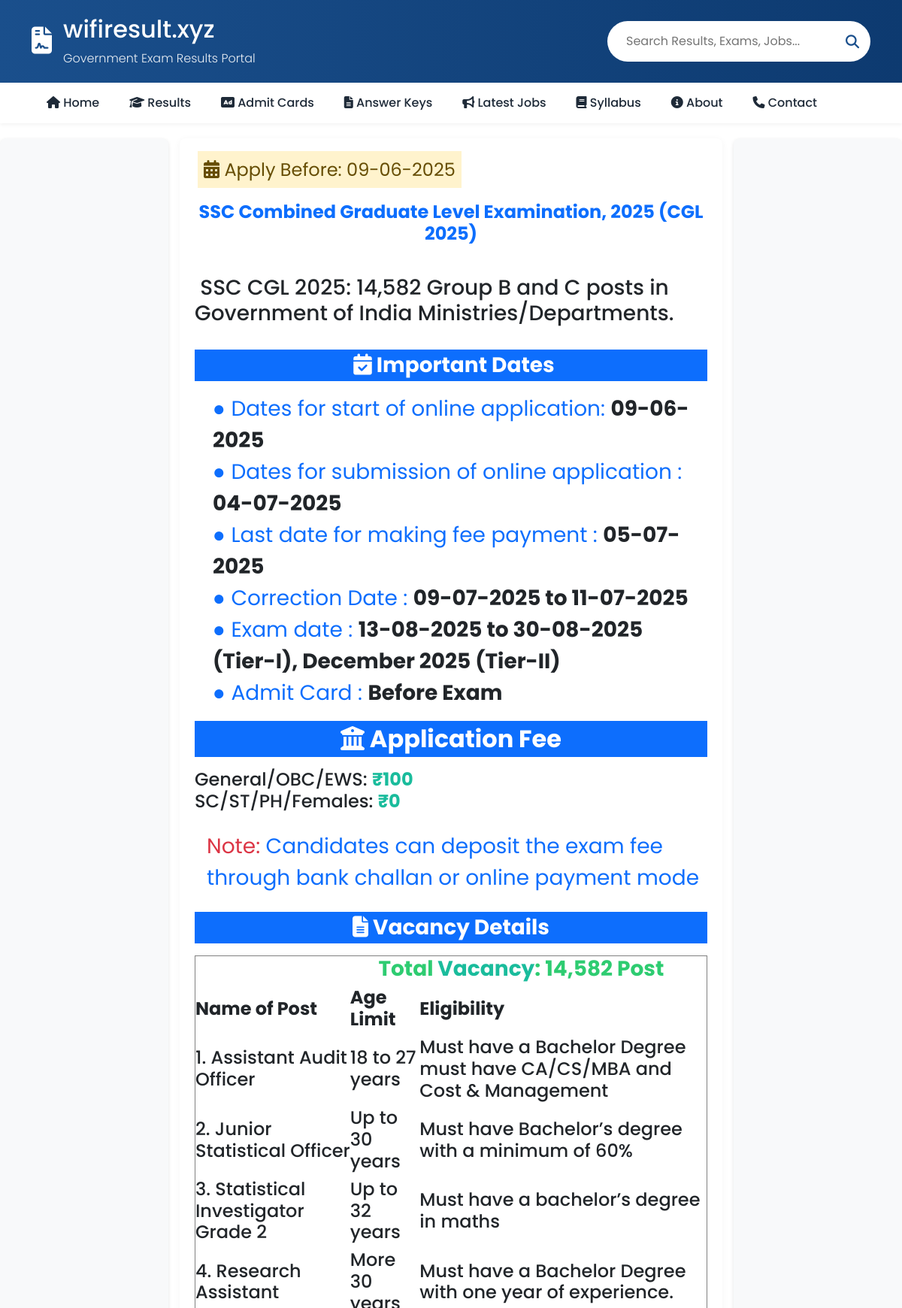
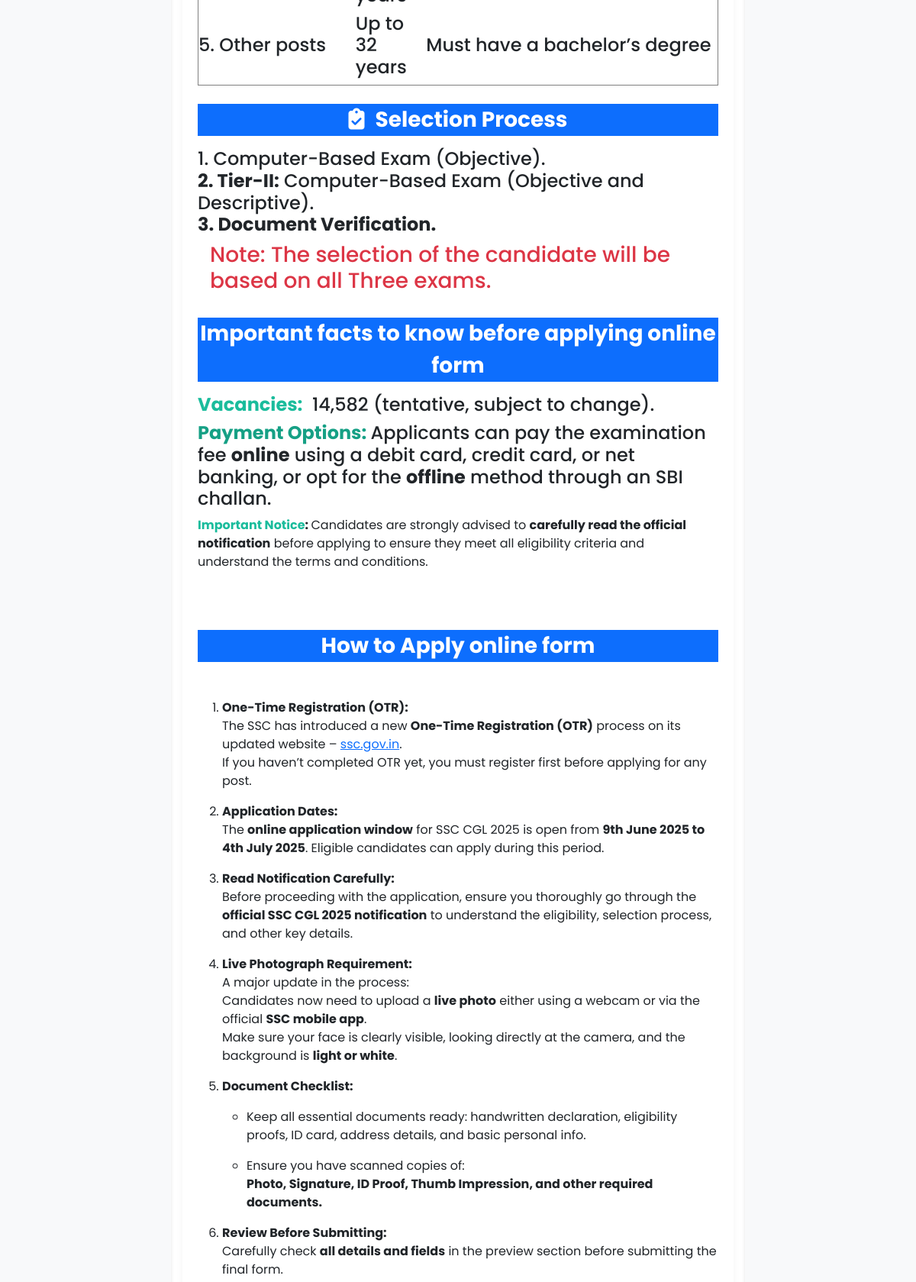
The app's page /jobs/ssc-combined-graduate-lavel-examination-2025/ (upper part) with its own data (2 pictures, top to bottom).
### wifiapp1/models.py (models this page shows, shortened)
class Job(models.Model):
    title = models.CharField(max_length=100, blank=True, null=True)
    meta_description = models.TextField(max_length=300, blank=True, null=True)
    meta_keywords = models.TextField(max_length=300,blank=True, null=True)
    schema = models.TextField(blank=True, null=True)
    og_image = models.ImageField(upload_to='og_images/', blank=True, null=True, help_text="Open Graph image for social sharing")
    og_image_alt = models.CharField(max_length=255,blank=True,null=True,help_text="Alternate text for OG Image (used in og:image:alt)")
    updated_at = models.DateTimeField(auto_now=True)  # automatic on update
    apply_date = models.CharField(blank=True, null=True)
    vacancy_title = models.TextField(max_length=250, blank=True, null=True)
    vacancy_name = RichTextField(blank=True, null=True)
    online_application_date= models.CharField(blank=True, null=True)
    online_last_date = models.CharField(max_length=100,blank=True, null=True)
    receipt_of_application = models.CharField(blank=True, null=True)
    last_date_fee = models.CharField(max_length=100,blank=True, null=True)
    correction_date = models.CharField(max_length=100,blank=True, null=True)
    exam_date = models.CharField(max_length=100,blank=True, null=True)
    admit_card_available = models.CharField(max_length=100,blank=True, null=True)
    answerkey_available_date = models.CharField(max_length=100,blank=True, null=True)
    result_available = models.CharField(max_length=100,blank=True, null=True)
    final_result_available = models.CharField(max_length=100,blank=True, null=True)
    applecation_fee= RichTextField(blank=True, null=True)
    vacancy_details = RichTextField()
    eligibility_criteria=RichTextField(blank=True, null=True)
    selection_process= RichTextField()
    important_information= RichTextField()
    how_to_apply= RichTextField()
    apply_online_link=models.URLField(blank=True, null=True)
    admitcard_link=models.URLField(blank=True, null=True)
    answerkeyI_link=models.URLField(blank=True, null=True)
    answerkeyII_link=models.URLField(blank=True, null=True)
    result_link=models.URLField(blank=True, null=True)
    resultI_link=models.URLField(blank=True, null=True)
    resultII_link=models.URLField(blank=True, null=True)
    result_final_link=models.URLField(blank=True, null=True)
    notification_link=models.URLField(blank=True, null=True)
    officialwebsite_link=models.URLField(blank=True, null=True)
    slug=models.SlugField(unique=True, blank=True)
    active = models.BooleanField(default=True)

### wifiapp1/views.py (the view)
# urls.py: path("jobs/<slug:slug>/", views.jobpost, name="jobpost"),
def jobpost(request, slug):
    job = get_object_or_404(Job, slug=slug)
    return render(request, "job/jobslug.html", {"job": job,})

### templates/job/jobslug.html (shortened to what this page needs)
{% extends "basefile/base.html" %}
{% load static %}
{% block seo %}
<link rel="stylesheet" href="https://cdnjs.cloudflare.com/ajax/libs/font-awesome/6.4.0/css/all.min.css">
<link rel="stylesheet" href="{% static 'css/base.css' %}">
{% endblock seo %}
{% block body %}
<main>
    <div class="main-left"></div>
    <div class="main-between">
        <br>
        {% if job.apply_date %}
        <div class="bg-warning-subtle d-inline p-2 ms-1 fs-4 text-warning-emphasis">
            <i class="fas fa-calendar-alt"></i> Apply Before: {{job.apply_date}}
        </div>
        {% endif %}
        <br> <br>
        {% if job.vacancy_title %}
        <h4 class="fw-bold text-primary text-center fs-4">{{job.vacancy_title}}</h4>
        {% endif %}
        <br>
        {% if job.vacancy_name %}
        <h2>{{job.vacancy_name|safe}}</h2>
        {% endif %}
        <br>
        <div class="bg-primary text-white text-center fw-bold fs-3 text-center-mobile">
            <i class="fas fa-calendar-check text-white ms-2"></i> Important Dates
        </div>
        {% if job.online_application_date %}
        <div class="text-primary ms-4 fs-3 mt-3">
            ● Dates for start of online application:
            <span class="text-dark fw-bold">{{job.online_application_date}}</span>
        </div>
        {% endif %}
   {% if job.online_last_date %}
     <div class="text-primary ms-4 fs-3"> ● Dates for submission of online application : <span class="text-dark fw-bold">  {{job.online_last_date}}  </span></div>
    {% endif %}
    {% if job.last_date_fee %}
       <div class="text-primary ms-4 fs-3"> ● Last date for making fee payment  : <span class="text-dark fw-bold">  {{job.last_date_fee}}    </span></div>
    {% endif %}
    {% if job.correction_date %}
         <div class="text-primary ms-4 fs-3">●  Correction Date  : <span class="text-dark fw-bold"> {{job.correction_date}}   </span></div>
    {% endif %}
    {% if job.exam_date %}
          <div class="text-primary ms-4 fs-3">  ● Exam date  : <span class="text-dark fw-bold">{{job.exam_date}}   </span></div>
    {% endif %}
    {% if job.admit_card_available %}
           <div class="text-primary ms-4 fs-3">● Admit Card   : <span class="text-dark fw-bold">{{job.admit_card_available}}  </span></div>
           {% endif %}
          {% if job.applecation_fee %}
        <div class="text-dark fs-2 bg-primary text-white fw-bold text-center text-center-mobile mb-3 mt-3">
            <i class="fas fa-university"></i> Application Fee</div>
        {{job.applecation_fee|safe}}
        {% endif %}
        <div class="text-primary ms-3 fs-3 mt-4">
            <span class="text-danger fs-3">Note:</span>
            Candidates can deposit the exam fee through bank challan or online payment mode
        </div>
        <br>
        {% if job.vacancy_details %}
        <div class="text-success fs-3 mb-3 text-center bg-primary text-white fw-bold text-center-mobile">
            <i class="fas fa-file-alt text-white"></i> Vacancy Details</div>
        {{job.vacancy_details|safe}}
        {% endif %}
        <br>
        {% if job.selection_process %}
        <div class="fs-3 text-center bg-primary text-white fw-bold text-center-mobile mb-3">
 <i class="fas fa-clipboard-check me-2"></i> Selection Process</div>
        {{job.selection_process|safe}}
        {% endif %}
        <div class="text-danger h3 ms-3">
            <span>Note:</span> The selection of the candidate will be based on all Three exams.
        </div>
        <br>
        {% if job.important_information %}
        <div class="fs-3 mb-3 bg-primary text-center text-white fw-bold text-center-mobile">
            Important facts to know before applying online form</div>
        {{job.important_information|safe}}
        {% endif %}
        <br>
        {% if job.how_to_apply %}
        <div class="bg-primary text-white fs-3 text-center text-center-mobile mb-3 fw-bold">
            How to Apply online form</div>
        {{job.how_to_apply|safe}}
        <br>
        {% endif %}
        </div>
        <br>
    <div class="main-right">
    </div>
</main>
{% endblock body %}

### static/css/base.css (style rules this page uses)
:root { --primary: #1a4f8c; --secondary: #ff6b00; --accent: #00a651; --light: #f5f8fa; --dark: #1e2a38; --danger: #e74c3c; --success: #2ecc71; --warning: #f39c12; }
* { margin: 0; padding: 0; box-sizing: border-box; font-family: 'Poppins', sans-serif; }
body { background-color: #f0f2f5; color: #333; line-height: 1.6; }

### templates/job/jobslug.html (style rules this page uses)
main { width: 100%; display: flex; flex-wrap: wrap; margin: 20px auto; }
.main-left, .main-right { flex: 0 0 14rem; background-color: #f8f9fa; padding: 15px; border-radius: 8px; box-shadow: 0 2px 5px rgba(0,0,0,0.1); }
.main-between { flex: 1; min-width: 300px; padding: 0 20px; background-color: white; border-radius: 8px; box-shadow: 0 2px 10px rgba(0,0,0,0.05); margin: 0 15px; }

### records on screen
Job: apply_date "09-06-2025", vacancy_title "SSC Combined Graduate Level Examination, 2025 (CGL 2025)", vacancy_name "SSC CGL 2025: 14,582 Group B and C posts in Government of India Ministries/Departments.", online_application_date "09-06-2025", online_last_date "04-07-2025", last_date_fee "05-07-2025", correction_date "09-07-2025 to 11-07-2025", exam_date "13-08-2025 to 30-08-2025 (Tier-I), December 2025 (Tier-II)", admit_card_available "Before Exam", applecation_fee "General/OBC/EWS: ₹100 SC/ST/PH/Females: ₹0", vacancy_details "Total Vacancy : 14,582 Post Name of Post Age Limit Eligibility 1. Assistant Audit Officer 18 to 27 years Must have a Bachelor Degree must have CA/CS/MBA and Cost & Management 2. Junior Statistical Officer Up to 30 years Must have Bachelor’s degree with a minimum of 60% 3. Statistical Investigator Grade 2 Up to 32 years Must have a bachelor’s degree in maths 4. Research Assistant More 30 years Must have a Bachelor Degree with one year of experience. 5. Other posts Up to 32 years Must have a bachelor’s degree", selection_process "1. Computer-Based Exam (Objective). 2. Tier-II: Computer-Based Exam (Objective and Descriptive). 3. Document Verification.", important_information "Vacancies: 14,582 (tentative, subject to change). Payment Options: Applicants can pay the examination fee online using a debit card, credit card, or net banking, or opt for the offline method through an SBI challan. Important Notice : Candidates are strongly advised to carefully read the official notification before applying to ensure they meet all eligibility criteria and understand the terms and conditions.", how_to_apply "One-Time Registration (OTR): The SSC has introduced a new One-Time Registration (OTR) process on its updated website – ssc.gov.in . If you haven’t completed OTR yet, you must register first before applying for any post. Application Dates: The online application window for SSC CGL 2025 is open from 9th June 2025 to 4th July 2025 . Eligible candidates can apply during this period. Read Notification Carefully: Before proceeding with the application, ensure you thoroughly go through the official SSC CGL 2025 notification to understand the eligibility, selection process, and other key details. Live Photograph Requirement: A major update in the process: Candidates now need to upload a live photo…"
